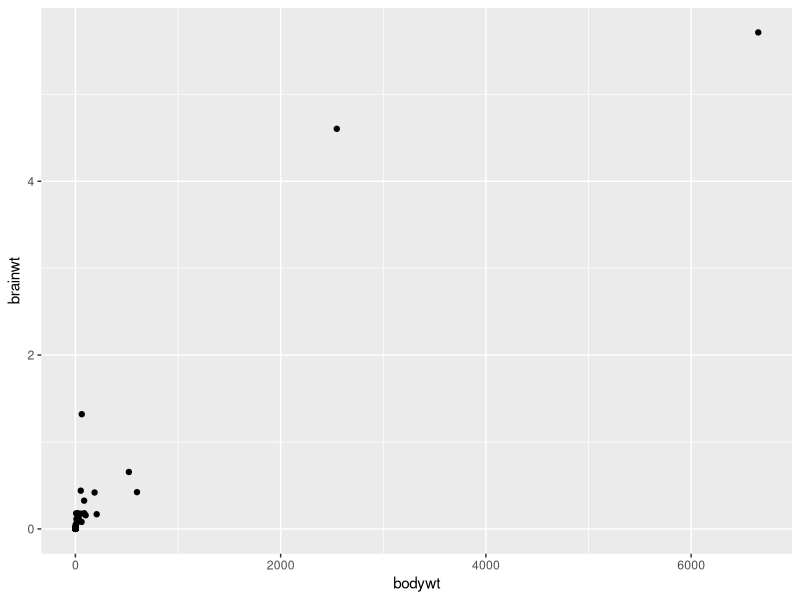

The R source for this figure:
## ---- chunk 1
library(tidyverse)
## ---- chunk 2
head(msleep)
## ---- chunk 3
?msleep
## ---- chunk 4
summary(msleep)
## ---- chunk 5
msleep_clean <- msleep %>% 
  mutate(name = as.factor(name), 
         genus = as.factor(genus), 
         vore = as.factor(vore),
         order = as.factor(order),
         conservation = as.factor(conservation))
## ---- chunk 6
msleep_clean <- msleep %>% 
  mutate(across(where(is.character), as.factor))
## ---- chunk 7
?across
## ---- chunk 8
summary(msleep_clean)
## ---- chunk 9
filter(msleep_clean, brainwt == NA)
## ---- chunk 10
filter(msleep_clean, is.na(brainwt))
## ---- chunk 11
filter(msleep_clean, !is.na(brainwt))
## ---- chunk 12
# summary of the sleep_total variable
summary(msleep_clean$sleep_total)

# show just the rows of msleep_clean where sleep_total is greater than 18
filter(msleep_clean, sleep_total > 18)
## ---- chunk 13
msleep_clean <- mutate(msleep_clean, sleep_total = if_else(sleep_total > 18, NA, sleep_total))
## ---- chunk 14
summary(msleep_clean$sleep_total)
## ---- chunk 15
?mean
## ---- chunk 16
mean(msleep_clean$brainwt)
## ---- chunk 17
mean(msleep_clean$brainwt, na.rm = TRUE)
## ---- chunk 18
?prcomp
## ---- chunk 19
prcomp(~ sleep_total + sleep_rem + sleep_cycle + awake + brainwt + bodywt, data = msleep_clean)
## ---- chunk 20
ggplot(msleep_clean, aes(x=bodywt, y=brainwt)) + 
  geom_point()
## ---- chunk 21
?cor
## ---- chunk 22
cor(select(msleep_clean, sleep_total:bodywt)) 
## ---- chunk 23
cor(select(msleep_clean, sleep_total:bodywt), use = "pairwise.complete.obs") 
## ---- chunk 24
msleep_nomissing <- na.omit(msleep_clean)
## ---- chunk 25
nrow(msleep_clean) # how many rows were in the original data
nrow(msleep_nomissing) # how many complete rows are in the data (rows with no missing values)
## ---- chunk 26
msleep_nomissing_brainwt <- filter(msleep_clean, !is.na(brainwt))
